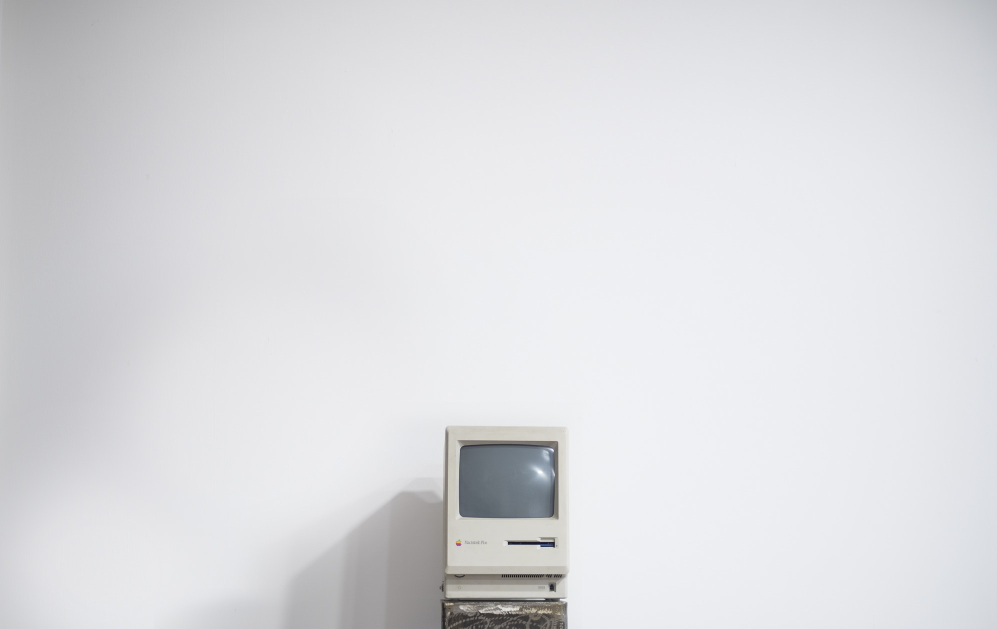
#> input picture example.jpg, 1993 x 1257 px (shown at 1/2 size)
$ jupyter execute --allow-errors CV1.ipynb   (text cells are left out)
#> lines starting #> are read from the running program, lines starting #| are printed output that depends on the picture; pictures that were not available may be replaced by others from this repository, and a replacement may not be noted
[cell 1]
import cv2 as cv
#images visualization
img = cv.imread('example.jpg') #"opening" an image
#> img is the input picture: shape (1257, 1993, 3); mean B, G, R 223.8, 220.9, 220.4
cv.imshow("test", img) #showing img (the opened image) in a window called "test"
cv.waitKey() #waiting for a key to be pressed before continuing
cv.destroyAllWindows() #closing the windows

[cell 2]
cv.imshow("3 seconds test", img)
cv.waitKey(3000) #now it waits 3000ms before continuing the code
cv.destroyAllWindows()

[cell 3]
cap = cv.VideoCapture("kawaii.mp4") #"opening" our video
while True:
    frame = cap.read()[1] #.read() grabs a new frame each loop. Index 1 because VideoCapture() ---> frame variable gives a tuple (True, array containg frames info)
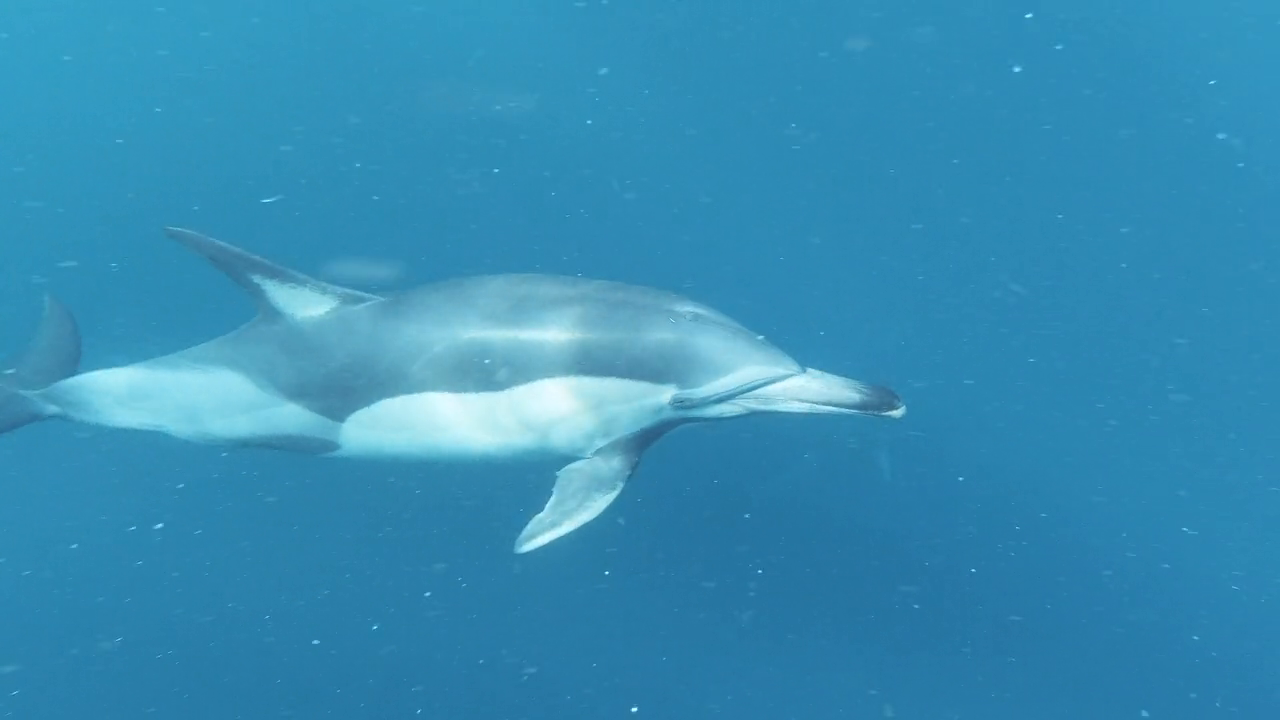
#> input picture frame 29 of CV2_dolwaiii.mp4, 1280 x 720 px, given in place of kawaii.mp4, which was not available
#> frame is the input picture: shape (720, 1280, 3); mean B, G, R 181.4, 141.7, 53.6
    cv.imshow("Video", frame) #showing each frame as image (which is what they are)
    if cv.waitKey(40) != -1: #waiting 40ms for a key except that key is unicode value -1. Without this, the video window would close at first frame after running the cell because of return
#> (key Esc is pressed here)
        break #break means no more new frames

cap.release() #closes video file or capturing device
cv.destroyAllWindows()

#> (a cell that did not finish here is left out)

[cell 5]
#rescaling
def rescale(frame, scale = 0.5):
#> called with scale = 0.3
    width = int(frame.shape[1] * scale)
#> width = 384
    heigh = int(frame.shape[0] * scale)
#> heigh = 216

    dim = (width, heigh)
#> dim = (384, 216)

    return cv.resize(frame, dim, interpolation=cv.INTER_AREA)

cap = cv.VideoCapture("kawaii.mp4")
while True:
    frame = cap.read()[1]

    resized_frame = rescale(frame, 0.3)

    cv.imshow("Video", frame)
    cv.imshow("Resized_video", resized_frame) #remember to rename the winname otherwise you will have this window appearing and disappearing
    if cv.waitKey(40) != -1:
#> (key Esc is pressed here)
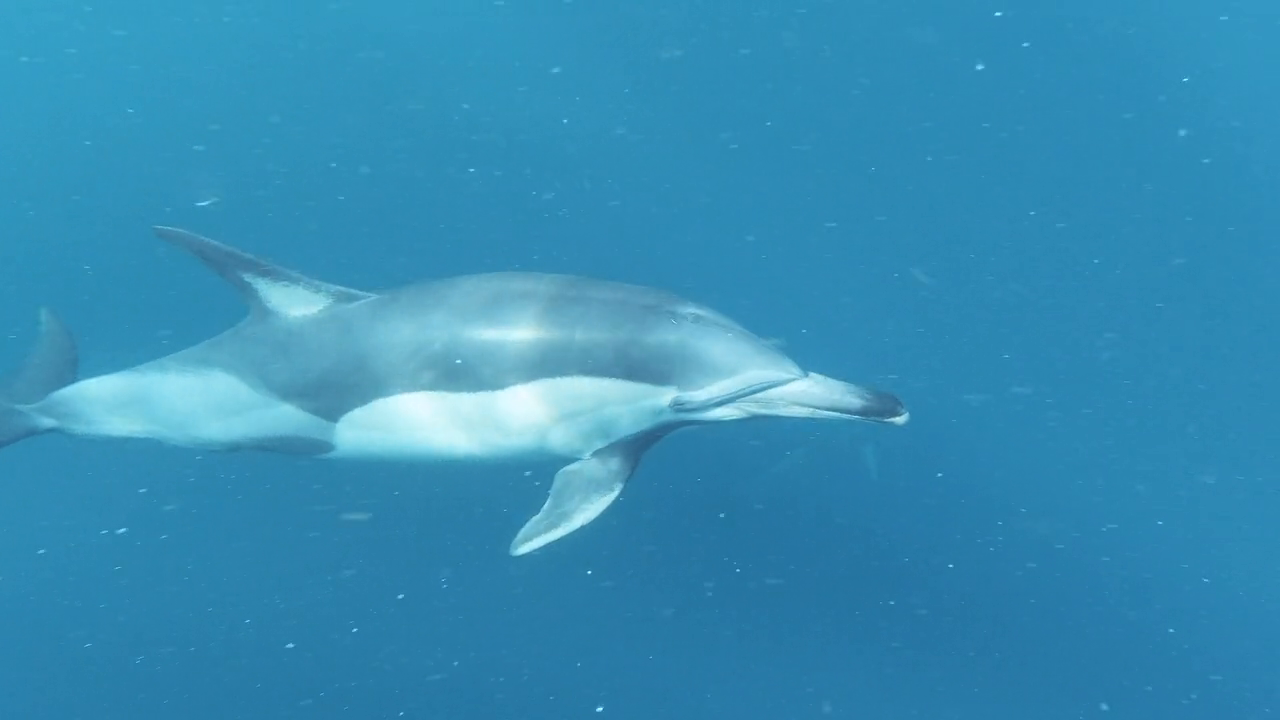
#> input picture frame 30 of CV2_dolwaiii.mp4, 1280 x 720 px, given in place of kawaii.mp4, which was not available
#> further down, frame is the input picture: shape (720, 1280, 3); mean B, G, R 181.7, 141.9, 53.8
#> the answer given: 100
        break

cap.release()
cv.destroyAllWindows()

#> (a cell that did not finish here is left out)

    cv.imshow("Resized_video", resized_frame)
    if cv.waitKey(40) != -1:
        break

cap.release()
cv.destroyAllWindows()

[cell 7]
#resizing also works with images obv
img = cv.imread('example.jpg')
resized_img = rescale(img, 0.1)
#> call 3 of rescale, with scale = 0.1
#> in rescale (call 3), `return cv.resize(frame, dim, interpolation=cv.INTER_AREA)`:
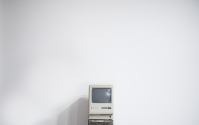
#> returned value: shape (125, 199, 3); mean of channels 0, 1, 2 223.8, 220.9, 220.4; drawn as B, G, R
